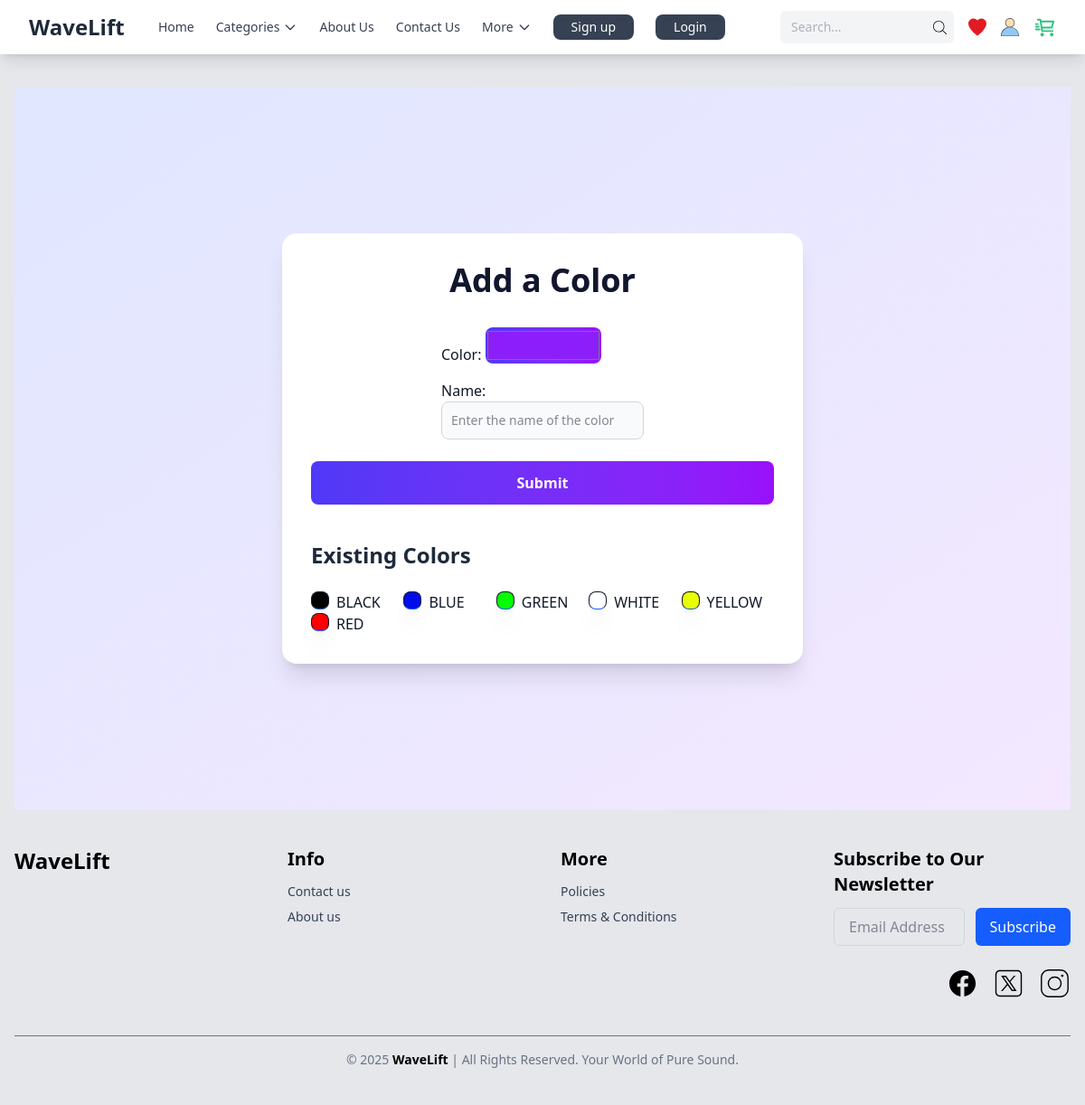
Before: /products/addcolor/ with the older database file.
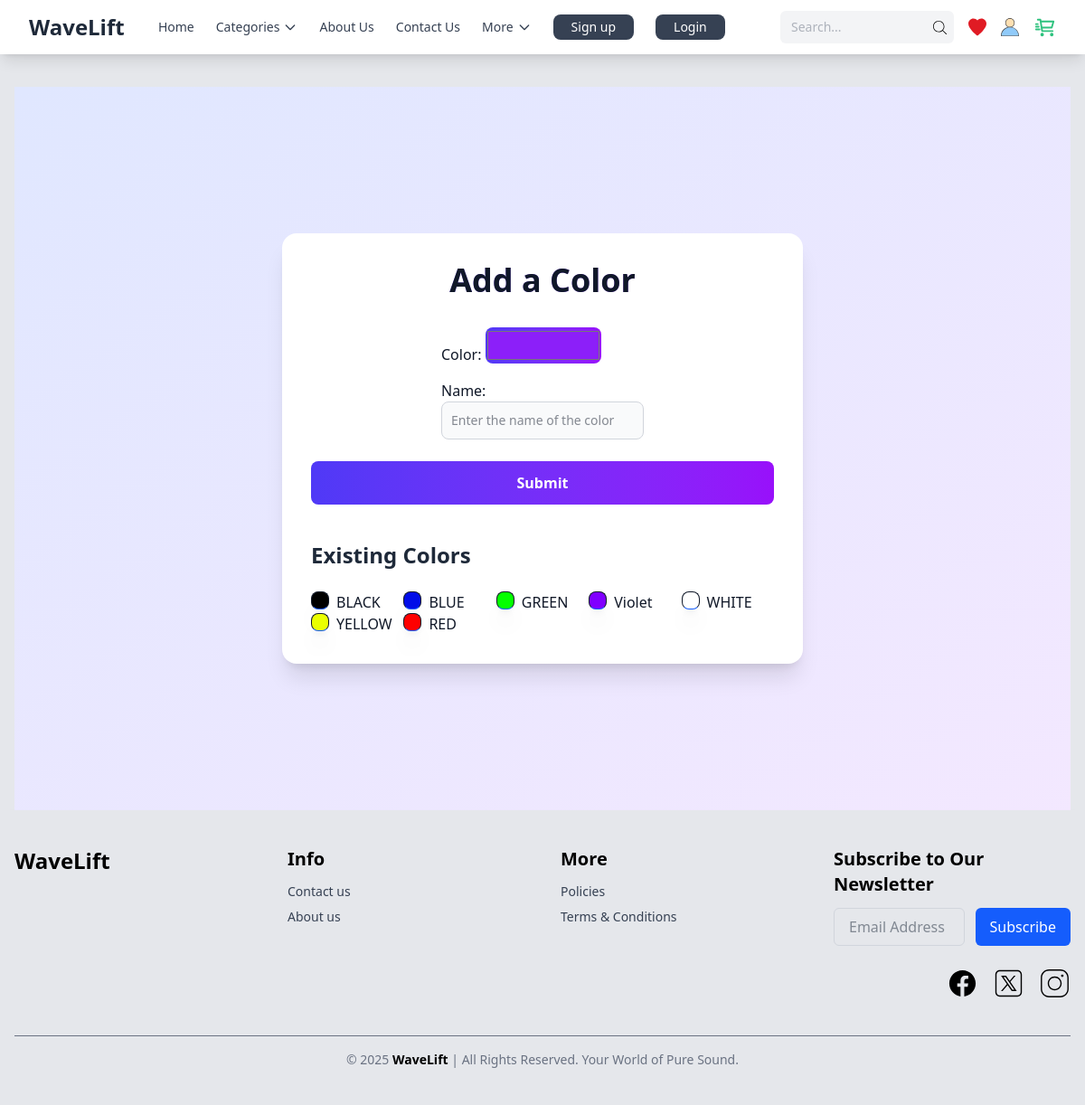
After: the same page with the newer database file.
### products/models.py (models this page shows, shortened)
class ProductColor(models.Model):
    id = models.UUIDField(primary_key=True, default=uuid4, editable=False)
    color = ColorField(default='#FFFFFF')
    name = models.CharField(max_length=50,unique=True,blank=False,null=False)
    class Meta:
        db_table = 'product_colors'
        verbose_name = 'Product Color'
        verbose_name_plural = 'Product Colors'
        ordering = ['color']

### products/views.py (the view, shortened to what this page needs)
# urls.py: path("addcolor/",CreateColor.as_view(),name="add_color_url"),
class CreateColor(View):
    template_name="products/create_color.html"
    def get(self,request):
        form = CreatColorForm()
        colors = ProductColor.objects.all()
        return render(request,self.template_name,{'form':form,'colors':colors})

### products/forms.py
class CreatColorForm(forms.ModelForm):
    color = forms.CharField(widget=forms.TextInput(attrs={ "value":"#8c1ff9" ,"type":"color","class":"w-32 h-10  bg-gradient-to-r from-indigo-600 to-purple-600   rounded-lg  hover:from-indigo-700 hover:to-purple-700 transition duration-300 transform hover:scale-105"}))
    name = forms.CharField(widget=forms.TextInput(attrs={ "class":"bg-gray-50 border border-gray-300 text-gray-900 text-sm rounded-lg focus:ring-blue-500 focus:border-blue-500 block w-full p-2.5","placeholder":"Enter the name of the color"}))
    class Meta:
        model = ProductColor
        fields =['color','name']

### templates/products/create_color.html (shortened to what this page needs)
{% extends 'shared/base.html' %}
{% block content %}
<div class="min-h-screen bg-gradient-to-br from-indigo-100 to-purple-100 flex items-center justify-center p-6">
    <div class="max-w-xl w-full bg-white rounded-2xl shadow-xl p-8 transform transition-all hover:shadow-2xl">
        <h1
            class="text-4xl font-extrabold text-gray-900 mb-8 text-center bg-clip-text bg-gradient-to-r from-indigo-500 to-purple-500">
            Add a Color
        </h1>
        <form method="post" class="space-y-6 flex justify-center items-center flex-col">
            <div class="flex flex-col space-y-4">
                {{ form.as_p }}
            </div>
            <button type="submit"
                class="w-full bg-gradient-to-r from-indigo-600 to-purple-600 text-white py-3 rounded-lg font-semibold hover:from-indigo-700 hover:to-purple-700 transition duration-300 transform hover:scale-105">
                Submit
            </button>
        </form>
        <h2 class="text-2xl font-semibold text-gray-800 mt-10 mb-6">Existing Colors</h2>
        <div class="grid lg:grid-cols-5 grid-cols-2">
            {% for color in colors %}
            <div class="flex gap-2 ">
                <div class="w-5 border-1 border-solid border-b-blue-600 h-5 rounded-lg shadow-xl hover:shadow-2xl transition duration-300 transform hover:scale-110"
                    style="background-color: {{ color.color }};" title="{{ color.name }} ({{ color.color }})"></div>
                <div>{{color.name}}</div>
            </div>
            {% endfor %}
        </div>
    </div>
</div>
{% endblock %}

Changed rows visible on the page:
added ProductColor: name "Violet"
